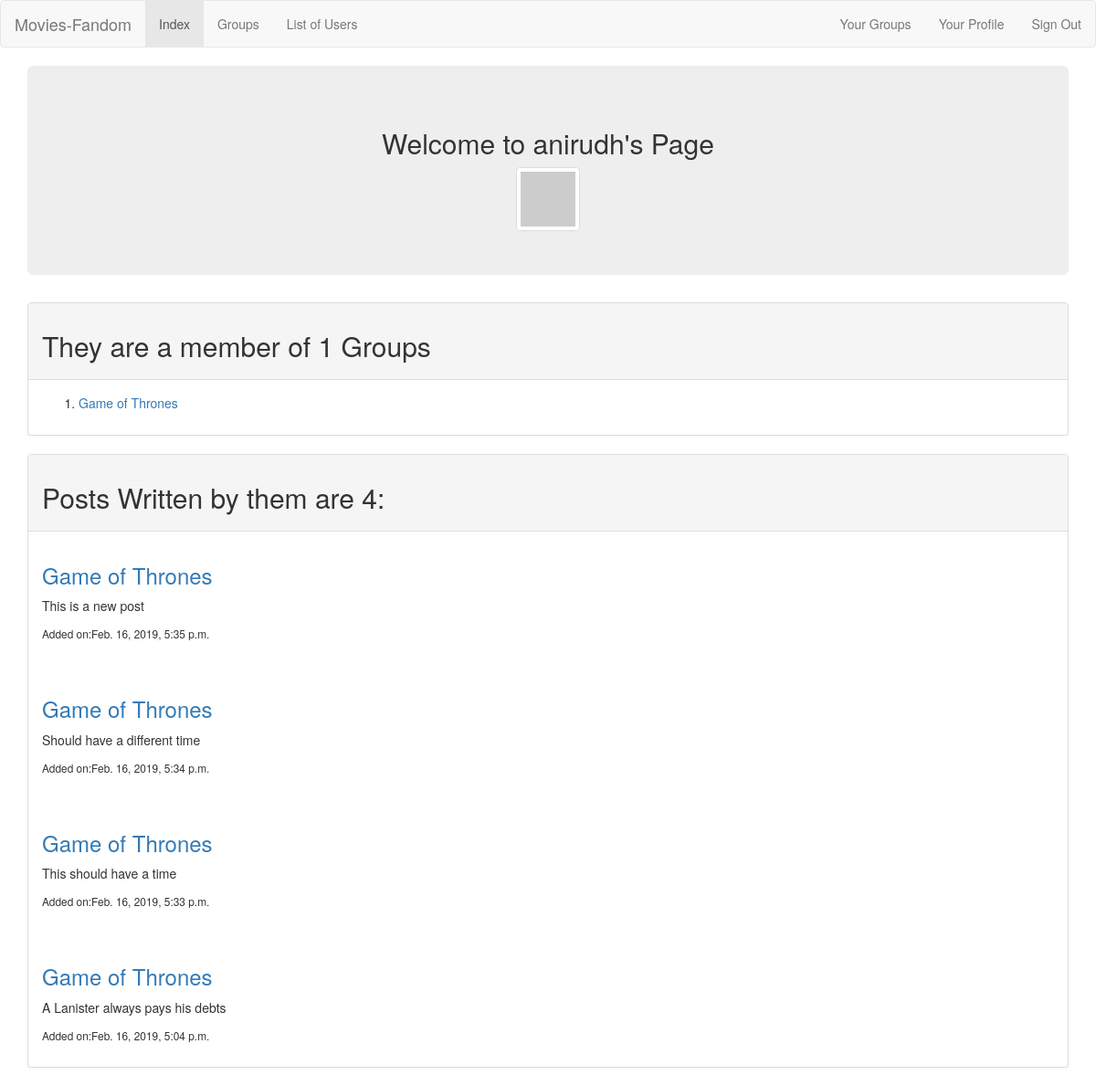
/account/user/5/ (signed in), run on the app's committed database.
### groups/models.py (models this page shows, shortened)
class GroupMember(models.Model):
    group = models.ForeignKey(Group,related_name='member',on_delete=models.CASCADE)
    user = models.ForeignKey(User,on_delete=models.CASCADE)
    class Meta:
        unique_together = ('group','user',)

class Group(models.Model):
    name = models.CharField(max_length=200)
    slug = models.SlugField(allow_unicode=True,unique=True)
    description = models.TextField(blank=True,default='No description given yet')
    members = models.ManyToManyField(User,through='GroupMember',related_name='group')
    class Meta:
        unique_together = ['slug']

class Post(models.Model):
    user = models.ForeignKey(User,related_name='posts',on_delete=models.CASCADE)
    created_at = models.DateTimeField()
    text = models.TextField()
    group = models.ForeignKey(Group,related_name='posts',on_delete=models.CASCADE)
    slug = models.SlugField(allow_unicode=True,default='game_of_thrones')
    upvotes = models.IntegerField(default=0)
    downvotes = models.IntegerField(default=0)
    class Meta:
        ordering = ['-created_at']
        unique_together = ('user','text')

### account/views.py (the view)
# urls.py: path('user/<int:pk>/',UserProfileView.as_view(),name='user_profile'),
class UserProfileView(LoginRequiredMixin,ListView):
    template_name = 'account/user_profile.html'
    model = Post
    context_object_name = 'posts'
    def get_queryset(self):
        pk = self.kwargs['pk']
        user = get_object_or_404(User,id=pk)
        return Post.objects.filter(user=user).order_by('-created_at')
    def get_context_data(self, **kwargs):
        context = super().get_context_data(**kwargs)
        pk = self.kwargs['pk']
        user = get_object_or_404(User,id=pk)
        profile = get_object_or_404(Profile,user=user)
        total_posts = Post.objects.filter(user=user).count()
        total_groups = GroupMember.objects.filter(user=user).count()
        group_names = GroupMember.objects.filter(user=user)
        context['groups'] = group_names
        context['profile'] = profile
        context['user'] = user
        context['total_posts'] = total_posts
        context['total_groups'] = total_groups
        return context

### account/templates/account/user_profile.html
{% extends 'account/base.html' %}
{% block body_block %}
  <div class="jumbotron text-center">
      <h2>Welcome to {{user.username}}'s Page</h2>
      {% load gravatar %}
        <img class="gravatar img-thumbnail img-fluid" src= https://www.gravatar.com/avatar/{{profile.email_hash}}?s=512&d=identicon&r=PG width="70" height="70" alt="Responsive Image" />
  </div>
  <div class="panel panel-default">
      <div class="panel-heading">
        <h2>They are a member of {{total_groups}} Groups</h2>
      </div>
      {% if groups %}
        <div class="panel-body">
          <ol>
            {% for group in groups %}
              <li><a href="{% url 'group:group_detail' slug=group.group.slug%}">{{group.group.name}}</a></li>
            {% endfor %}
          </ol>
        </div>
      {% endif %}
      {% if posts %}
  </div>
  <div class="panel panel-default">
      <div class="panel-heading">
        <h2>Posts Written by them are {{total_posts}}:</h2>
      </div>
      {% for post in posts %}
        <div class="panel-body">
          <h3> <a href="{% url 'group:group_detail' slug=post.group.slug %}">{{post.group.name}}</a></h3>
          <p>{{post.text}}</p>
          <p><small>Added on:{{post.created_at}}</small></p>
        </div>
      {% endfor %}
      {% else %}
      <div class="panel-body">
          <h2> No Posts by this User </h2>
      </div>
      {% endif %}
  </div>
{% endblock %}

### data on the page
GroupMember: group.name "Game of Thrones"
Post: group.name "Game of Thrones", text "This is a new post", created_at "Feb. 16, 2019, 5:35 p.m."
Post: group.name "Game of Thrones", text "Should have a different time", created_at "Feb. 16, 2019, 5:34 p.m."
Post: group.name "Game of Thrones", text "This should have a time", created_at "Feb. 16, 2019, 5:33 p.m."
Post: group.name "Game of Thrones", text "A Lanister always pays his debts", created_at "Feb. 16, 2019, 5:04 p.m."

### other printed values
{{ user.username }} "anirudh"
{{ total_groups }} "1"
{{ total_posts }} "4"
